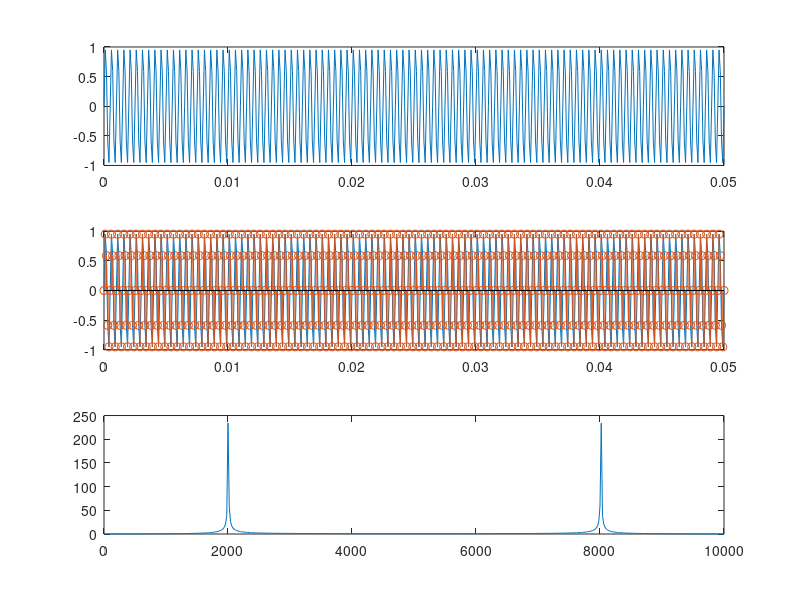

Write the MATLAB code that produced this figure.
F1 = 2000;
L = 500;
Fs2=10000;
T=(0:L)/Fs2;
Y = sin(2*pi*T*F1);

Y_FFT = fft(Y);
N = (0:L)*Fs2/L;

subplot(3, 1, 1);
plot(T,Y);

subplot(3, 1, 2);
plot(T,Y);
hold on;
stem(T, Y);

subplot(3, 1, 3);
plot(N,abs(Y_FFT));